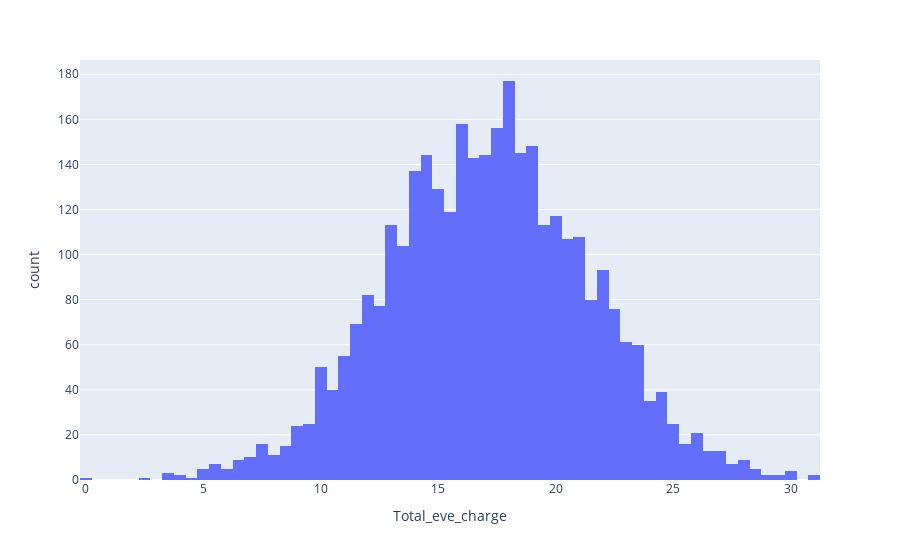

This figure's notebook cell:
### Code cell
px.histogram(df, x= "Total_eve_charge")

### Figure 1 — Plotly figure (JSON) as saved in the notebook; plotly's stock layout.template omitted (floating-point values rounded to 4 significant figures; data arrays with more than 128 entries replaced by an {"elided": "..."} marker saying what was removed)
{"data": [{"bingroup": "x", "hovertemplate": "Total_eve_charge=%{x}<br>count=%{y}<extra></extra>", "legendgroup": "", "marker": {"color": "#636efa", "pattern": {"shape": ""}}, "name": "", "orientation": "v", "showlegend": false, "type": "histogram", "x": {"elided": "3333 float values"}, "xaxis": "x", "yaxis": "y"}], "layout": {"barmode": "relative", "legend": {"tracegroupgap": 0}, "margin": {"t": 60}, "xaxis": {"anchor": "y", "domain": [0, 1], "title": {"text": "Total_eve_charge"}}, "yaxis": {"anchor": "x", "domain": [0, 1], "title": {"text": "count"}}}}
